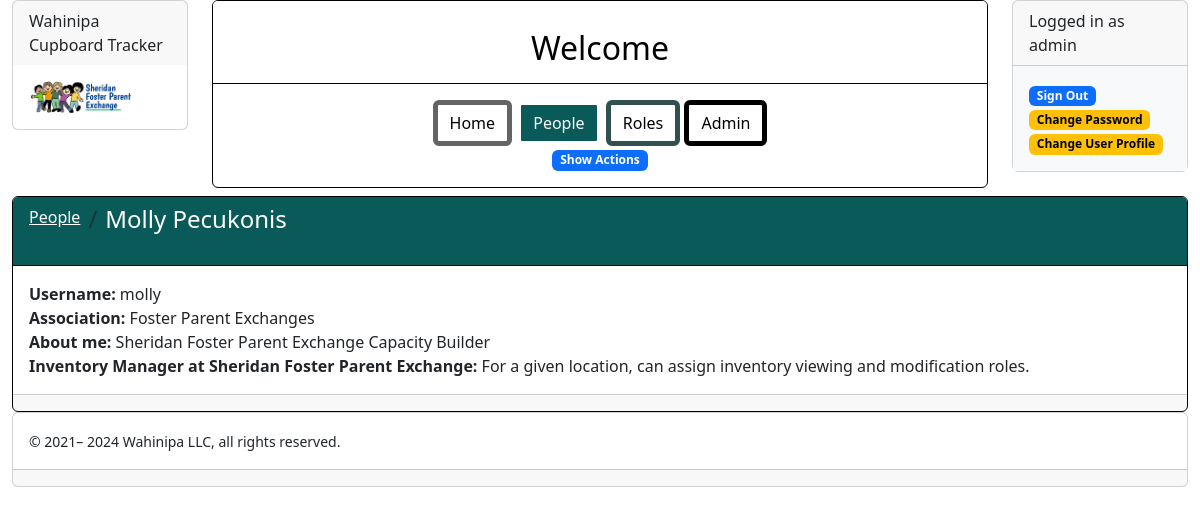
The app's page /wahinipa/people/view/5 (signed in) with its own data.
### www/tracking/modelling/people_model.py (models this page shows, shortened)
class User(CupboardDisplayContextMixin, IdModelMixin, database.Model, UserMixin):
    @property
    def is_active(self):
        return self.is_enabled
    singular_label = "Person"
    plural_label = "People"
    possible_tasks = ['update', 'delete', 'enable', 'disable']
    label_prefixes = {}
    flavor = "people"
    username = database.Column(database.String(255), nullable=False, unique=True)
    password = database.Column(database.String(255), nullable=False)
    is_enabled = database.Column(database.Boolean(), nullable=False, default=True)
    is_admin = database.Column(database.Boolean(), nullable=False, default=False)
    first_name = database.Column(database.Unicode(50), nullable=False, server_default=u'')
    last_name = database.Column(database.Unicode(50), nullable=False, server_default=u'')
    date_joined = database.Column(database.DateTime(), default=datetime.now())
    about_me = database.Column(database.Text(), nullable=False, server_default=u'')
    linkages = database.relationship('Linkage', backref='person', lazy=True, cascade='all, delete')
    root_assignments = database.relationship('RootAssignment', backref='person', lazy=True, cascade='all, delete')
    place_assignments = database.relationship('PlaceAssignment', backref='person', lazy=True, cascade='all, delete')
    universal_assignments = database.relationship('UniversalAssignment', backref='person', lazy=True,
                                                  cascade='all, delete')
    @property
    def sorted_roles_per_place(self):
        roles_per_place = {}
        for assignment in self.place_assignments:
            roles_per_place.setdefault(assignment.place.name, []).append(assignment.role.name)
        sorted_place_names = sorted(roles_per_place.keys())
        return [(place_name, sorted(roles_per_place[place_name])) for place_name in sorted_place_names]
    @property
    def sorted_roles_per_root(self):
        roles_per_root = {}
        for assignment in self.root_assignments:
            roles_per_root.setdefault(assignment.root.name, []).append(assignment.role.name)
        sorted_root_names = sorted(roles_per_root.keys())
        return [(root_name, sorted(roles_per_root[root_name])) for root_name in sorted_root_names]
    def add_description(self, display_context):
        display_context.add_notation(label="Username", value=self.username)
        for linkage in self.linkages:
            display_context.add_notation(label="Association", value=linkage.root.name)
        display_context.add_multiline_notation(label="About me", multiline=self.about_me)
        if self.is_the_super_admin:
            display_context.add_role_description(Role.super_role_name)
        for role_name in Role.universal_role_name_list:
            if self.has_universal_role(role_name):
                display_context.add_role_description(role_name)
        for root_name, role_name_list in self.sorted_roles_per_root:
            for role_name in role_name_list:
                suffix = f' for {root_name}'
                display_context.add_role_description(role_name, suffix=suffix)
        for place_name, role_name_list in self.sorted_roles_per_place:
            for role_name in role_name_list:
                suffix = f' at {place_name}'
                display_context.add_role_description(role_name, suffix=suffix)
    def bread_crumbs(self, navigator):
        return bread_crumbs(navigator, [AllPeople, self], target=self)
    @property
    def is_the_super_admin(self):
        return self.username == 'admin'
    @property
    def name(self):
        name = f'{self.first_name} {self.last_name}'
        if not self.is_active:
            name += ' (inactive)'
        return name
    @property
    def may_edit_database(self):
        return self.is_the_super_admin
    def has_universal_role(self, name_of_role):
        def yes(assignment):
            return assignment.is_named(name_of_role)
        return any(map(yes, self.universal_assignments))
    @property
    def label(self):
        return self.name
    def disable(self):
        self.is_enabled = False
    def enable(self):
        self.is_enabled = True

### www/tracking/modelling/root_model.py (models this page shows, shortened)
class Root(CupboardDisplayContextMixin, UniqueNamedBaseModel):
    singular_label = "Organizational Association"
    plural_label = "Organizational Associations"
    possible_tasks = ['update', 'delete']
    label_prefixes = {}
    flavor = "root"
    place_id = database.Column(database.Integer, database.ForeignKey('place.id'), unique=True, nullable=False)
    thing_id = database.Column(database.Integer, database.ForeignKey('thing.id'), unique=True, nullable=False)
    linkages = database.relationship('Linkage', backref='root', lazy=True, cascade='all, delete')
    categories = database.relationship('Category', backref='root', lazy=True, cascade='all, delete')
    assignments = database.relationship('RootAssignment', backref='root', lazy=True, cascade='all, delete')
    specifications = database.relationship('Specification', backref='root', lazy=True, cascade='all, delete')

### www/tracking/modelling/role_models.py (models this page shows, shortened)
class Role(CupboardDisplayContextMixin, UniqueNamedBaseModel):
    plural_label = "Roles"
    possible_tasks = []
    label_prefixes = {}
    flavor = 'role'
    root_assignments = database.relationship('RootAssignment', backref='role', lazy=True, cascade='all, delete')
    place_assignments = database.relationship('PlaceAssignment', backref='role', lazy=True, cascade='all, delete')
    universal_assignments = database.relationship('UniversalAssignment', backref='role', lazy=True,
                                                  cascade='all, delete')
    user_admin_role_name = "User Account Manager"
    admin_role_name = "Organization Administrator"
    linkage_role_name = "Linking People"
    structuring_role_name = "Catalog Manager"
    structure_viewer_role_name = "Catalog Viewer"
    inventory_manager_name = "Inventory Manager"
    location_manager_name = "Location Manager"
    observer_role_name = "Observer"
    inbound_role_name = "Receiving Agent"
    outbound_role_name = "Shipping Agent"
    transfer_role_name = "Transfer Agent"
    adjust_role_name = "Auditing Agent"
    super_role_name = "Super Admin"  # No actual Role created for this
    self_role_name = "Viewer is Self"  # No actual Role created for this
    people_viewer_name = "Viewer of People"  # No actual Role created for this
    roots_observer_role_name = "Viewer of Roots"  # No actual Role created for this
    anybody_role_name = "Anybody"  # No actual Role created for this
    control_role_name = "Control"  # No actual Role created for this
    role_descriptions = {
        user_admin_role_name: "Can create, update, enable, disable, or delete user accounts.",
        admin_role_name: "Within an organization, can assign roles to people.",
        linkage_role_name: "Can associate user accounts with an organization.",
        structuring_role_name: "Within an organization, can update the catalog of things, categories, and choices.",
        structure_viewer_role_name: "Within an organization, can view the catalog of things, categories, and choices.",
        location_manager_name: "For a given location, can create, delete, or update sub-locations.",
        inventory_manager_name: "For a given location, can assign inventory viewing and modification roles.",
        observer_role_name: "For a given location, can observe inventory.",
        inbound_role_name: "For a given location, can add inbound items to inventory.",
        outbound_role_name: "For a given location, can remove outbound items from inventory.",
        transfer_role_name: "For a given location, can transfer items out of inventory to another location.",
        adjust_role_name: "For a given location, can adjust inventory amounts to match hand counts.",
        super_role_name: "Has top level authority to make changes.",
        people_viewer_name: "Can view some user accounts.",
        roots_observer_role_name: "Can view organizations.",
        self_role_name: "Can look at own user account.",
        anybody_role_name: "Things anybody is allowed to do.",
        control_role_name: "Control Pseudo Role.",
    }
    universal_role_name_set = {user_admin_role_name}
    root_role_name_set = {admin_role_name, linkage_role_name, structuring_role_name, structure_viewer_role_name}
    place_role_name_set = {location_manager_name, inventory_manager_name, observer_role_name, inbound_role_name,
                           outbound_role_name, transfer_role_name, adjust_role_name}
    pseudo_role_name_set = {anybody_role_name, super_role_name, self_role_name, people_viewer_name,
                            roots_observer_role_name, control_role_name}
    universal_role_name_list = sorted(universal_role_name_set)
    root_role_name_list = sorted(root_role_name_set)
    place_role_name_list = sorted(place_role_name_set)
    pseudo_role_name_list = sorted(pseudo_role_name_set)
    role_name_list = universal_role_name_list + root_role_name_list + place_role_name_list
    granting_powers = {
        user_admin_role_name: [super_role_name],
        admin_role_name: [super_role_name],
        linkage_role_name: [admin_role_name, super_role_name],
        structuring_role_name: [admin_role_name, super_role_name],
        structure_viewer_role_name: [admin_role_name, super_role_name],
        location_manager_name: [admin_role_name, super_role_name],
        inventory_manager_name: [location_manager_name, admin_role_name, super_role_name],
        observer_role_name: [inventory_manager_name],
        inbound_role_name: [inventory_manager_name],
        outbound_role_name: [inventory_manager_name],
        transfer_role_name: [inventory_manager_name],
        adjust_role_name: [inventory_manager_name],
    }

### www/tracking/routing/people_routes.py (the view)
@people_bp.route('/view/<int:person_id>')
@login_required
def people_view(person_id):
    return PeopleViewHandler('people_bp.people_view', current_user, person_id=person_id).handle()

### www/tracking/contexts/context.py (called while the page is built)
    def __setitem__(self, key, value):
        self.context.__setitem__(key, value)

    def add_context(self, context):
        for key, value in context.items():
            self[key] = value

    def append_to_list(self, list_key, value):
        if value:
            self.context.setdefault(list_key, []).append(value)

    @property
    def as_dictionary(self):
        return Context.filter(self.context)

    @staticmethod
    def filter(value):
        if hasattr(value, 'as_dictionary'):
            return value.as_dictionary
        elif isinstance(value, list):
            return [Context.filter(item) for item in value]
        elif isinstance(value, dict):
            return {key: Context.filter(item) for key, item in value.items()}
        else:
            return value

### www/tracking/contexts/cupboard_display_context.py (called while the page is built)
def project_name():
    return environ.get('PROJECT_NAME', 'Wahinipa Cupboard Tracker')

def project_title():
    return environ.get('WEBSITE_TITLE', 'Wahinipa')

    def add_top_menu_item(self, label, url, flavor, activity=None):
        if url:
            self.append_to_list('top_menu_items', {
                'label': label,
                'url': url,
                'flavor': flavor,
                'activity': activity or flavor,
            })

    def set_active_flavor(self, current_activity):
        self['current_activity'] = current_activity

    def add_task(self, context, navigator, task, label=None):
        if label is None:
            label = self.task_label(task)
        is_required = task.endswith('ing')
        url=navigator.target_url(self, task)
        if url:
            context.add_task(url=url, label=label, task=task, is_required=is_required)

    def task_label(self, task):
        prefix = self.label_prefixes.get(task, '')
        return f'{prefix}{self.name}'

    def prefix(self):
        return f'{self.singular_label}: '

### www/tracking/contexts/display_context.py (called while the page is built)
    def add_bread_crumbs(self, bread_crumbs):
        self['bread_crumb_list'] = bread_crumbs

    def add_multiline_notation(self, label=None, tag=None, url=None, multiline=None):
        if multiline:
            lines = multiline.split("\n")
            if len(lines) > 1:
                self.add_notation(label=label, tag=tag, url=url, lines=lines)
            else:
                self.add_notation(label=label, tag=tag, url=url, value=multiline)

    def add_role_description(self, role_name, suffix=''):
        from tracking.modelling.role_models import Role
        self.add_notation(label=f'{role_name}{suffix}', value=Role.role_descriptions[role_name])

### www/tracking/templates/pages/person_view.j2
{% extends "pages/content.j2" %}
{% from 'macros/target_block_macros.j2' import target_block %}
{% block innards %}
  {{ target_block(label=label, flavor=flavor, url=url, bread_crumb_list=bread_crumb_list, notations=notations, tasks=tasks) }}
{% endblock %}

### www/tracking/templates/macros/user_macros.j2 (shortened to what this page needs)
{% macro user_options(current_user) %}
  <div class="card">
    {% if current_user.is_authenticated %}
      {{ user_options_logged_in(current_user) }}
    {% else %}
      {{ user_options_logged_out() }}
    {% endif %}
  </div>
{% endmacro %}
{% macro user_options_logged_in(current_user) %}
  <div class="card-header">
    Logged in as {{ current_user.username }}
  </div>
  <div class="card-body bg-light">
    <a class="btn-md btn-primary" href="{{ url_for('people_bp.logout') }}" role="button"><span
        class="badge bg-primary">Sign Out</span></a>
    <a class="btn-md btn-warning" href="{{ url_for('people_bp.change_password') }}" role="button"><span
        class="badge bg-warning">Change Password</span></a>
    <a class="btn-md btn-warning" href="{{ url_for('people_bp.people_update', person_id=current_user.id) }}" role="button"><span
        class="badge bg-warning">Change User Profile</span></a>
  </div>
{% endmacro %}

### www/tracking/templates/macros/notation_macros.j2 (shortened to what this page needs)
{% macro render_notations(notations=None) %}
  {% if notations %}
    {% for notation in notations %}
      {{ render_notation(**notation) }}
    {% endfor %}
  {% endif %}
{% endmacro %}
{% macro render_notation(label=None, url=None, value=None, tag=None, lines=None) %}
  {% if label %}<b>{{ label }}: </b>{% endif %}
{% if value %}{{ value }}{% endif %}
{% if label or value or tag %}<br>{% endif %}
{% endmacro %}

### records on screen
User: username "admin"
User: label "Username", username "molly", label "About me", about_me "Sheridan Foster Parent Exchange Capacity Builder"
Root: label "Association", name "Foster Parent Exchanges"
Role: label "Inventory Manager at Sheridan Foster Parent Exchange", description "For a given location, can assign inventory viewing and modification roles."

### other values on screen
{{ project_name }} "Wahinipa Cupboard Tracker"
{{ label }} "Home" "People" "Roles" "Admin"
{{ label }} "Show Actions"
{{ label }} "People"
{{ label }} "Molly Pecukonis"
